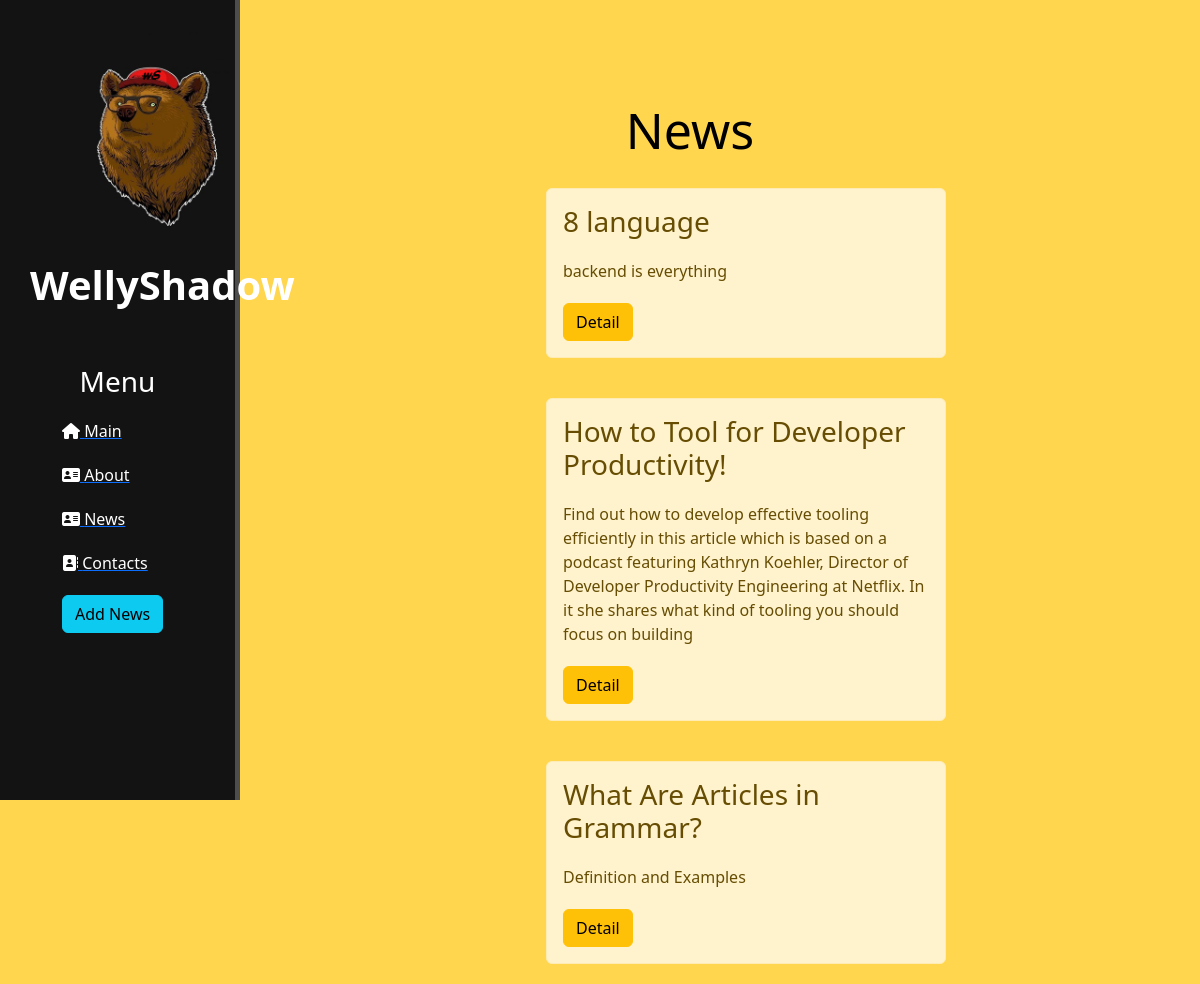
The page /news/ on the database as committed earlier.
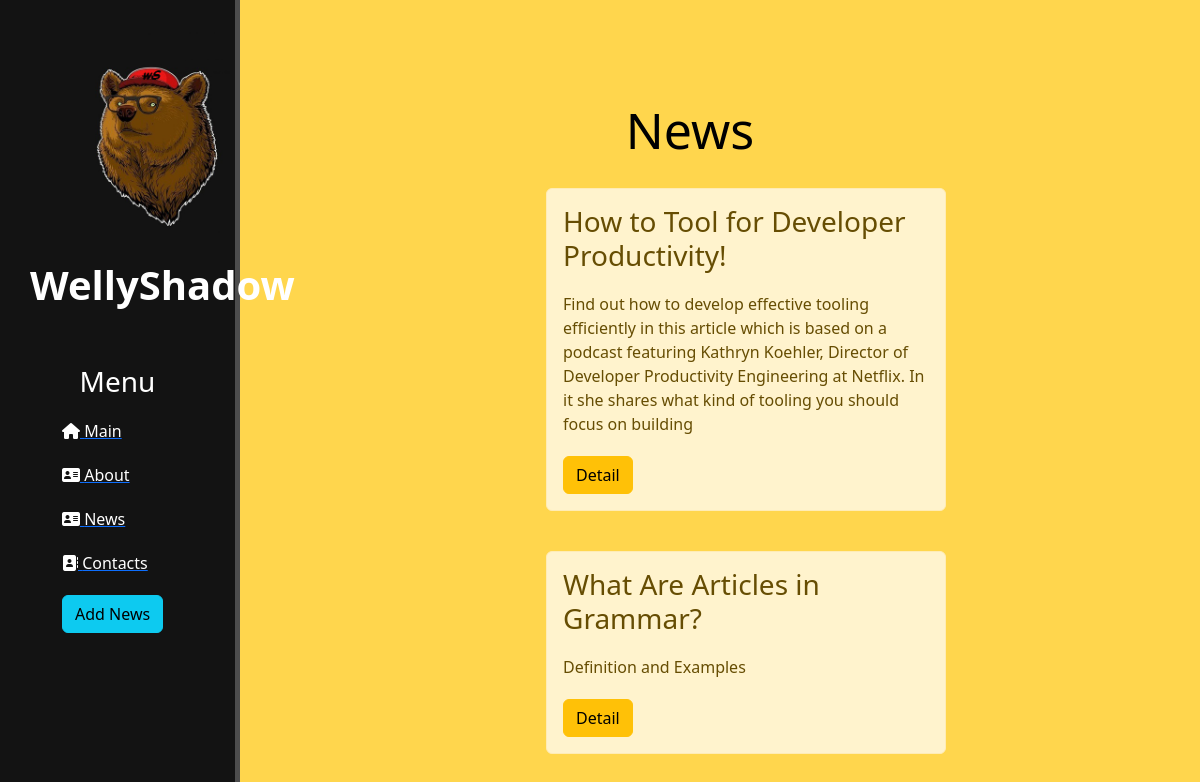
The same page on the database as committed later.
### news/models.py (models this page shows, shortened)
class Artiles(models.Model):
    title = models.CharField('Name', max_length=50)
    announcement = models.CharField('Announcement', max_length=250)
    full_text = models.TextField('Text')
    date = models.DateTimeField('Date')
    class Meta:
        verbose_name = 'new'
        verbose_name_plural = 'news'

### news/views.py (the view)
# urls.py: path('',views.news_home,name='news_home'),
def news_home(request):
    news = Artiles.objects.order_by('-date')
    return render(request, 'news/news_home.html',{'news':news})

### news/templates/news/news_home.html (shortened to what this page needs)
{% extends 'main/layout.html' %}
{% block content%}
    <div class="features">
        <h1> News </h1>
        {% if news %}
            {% for el in news%}
                <div class="alert alert-warning">
                    <h3>{{ el.title }}</h3>
                    <p>{{ el.announcement }}</p>
                    <a href="{% url 'news_detail' el.id %}" class="btn btn-warning">Detail</a>
                </div>
            {% endfor %}
        {% else %}
            <p>Here no news!</p>
        {% endif %}
    </div>
{% endblock%}

### main/templates/main/layout.html (shortened to what this page needs)
{% load static %}
<!DOCTYPE html>
<html lang="en">
<head>
    <link rel="stylesheet" href="https://cdn.jsdelivr.net/npm/bootstrap@5.2.3/dist/css/bootstrap.min.css">
    <link rel="stylesheet" href="{%static 'main/css/main.css'%}">
</head>
<body>
    <aside>
        <img src="{%static 'main/img/wellyshadow.jpg'%}" alt="image">
        <span class = "logo">WellyShadow</span>
        <h3>Menu</h3>
        <ul>
            <a href = "{% url 'home' %}"><li><i class="fa-solid fa-house"></i> Main</li></a>
            <a href = "{% url 'about' %}"><li><i class="fa-solid fa-address-card"></i> About</li></a>
            <a href = "{% url 'news_home' %}"><li><i class="fa-solid fa-address-card"></i> News</li></a>
            <a href=""><li><i class="fa-solid fa-address-book"></i> Contacts</li></a>
            <a href="{% url 'create' %}"><li><button class="btn btn-info"></i> Add News</li></a>
        </ul>
    </aside>
    <main>
        {% block content %}
        {% endblock %}
    </main>
</body>
</html>

### main/static/main/css/main.css (style rules this page uses)
body { background: #ffd64d; }
aside { float:left; background: #131313; width: 20%; padding: 2.5%; height: 100vh; color: #fff; border-right: 5px solid #4d4d4d; }
aside img { width: 150px; float:left; position:relative; left:50px; }
aside .logo { font-size: 40px; font-weight: bold; text-align: center; }
aside h3 { margin-top: 50px; font-size: 28px; text-align: center; }
aside ul { list-style: none; text-decoration: none; }
aside ul li { color: #fff; display: block; margin-top: 20px; transition: transform .6s ease; }
main .features { float: left; color: rgb(0, 0, 0); margin-top: 100px; text-align: center; width: 75%; }
main .features h1 { font-size: 50px; }
main .features p { margin: 20px auto; }
.alert-warning { float: left; clear: both; width: 400px; margin: 20px 34%; text-align: left; }

Rows that differ between the two databases and show on the page:
removed Artiles: title "8 language", announcement "backend is everything"
